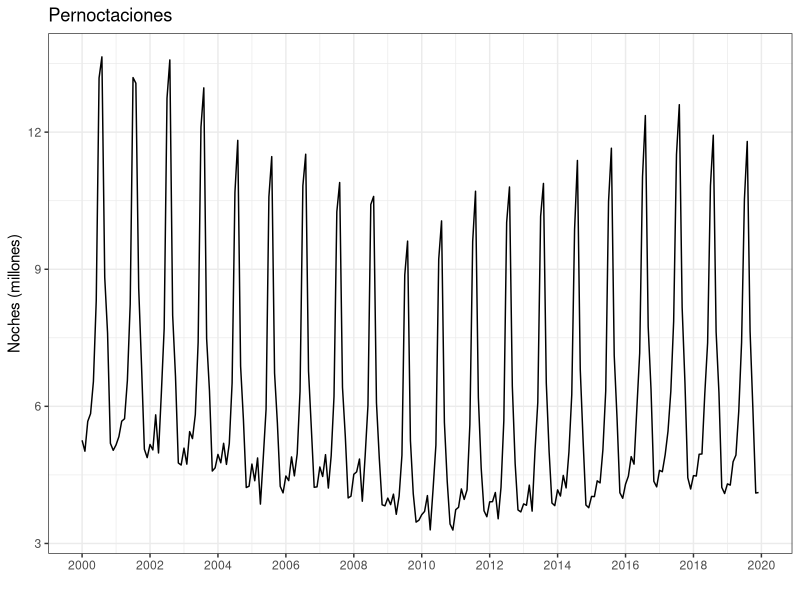
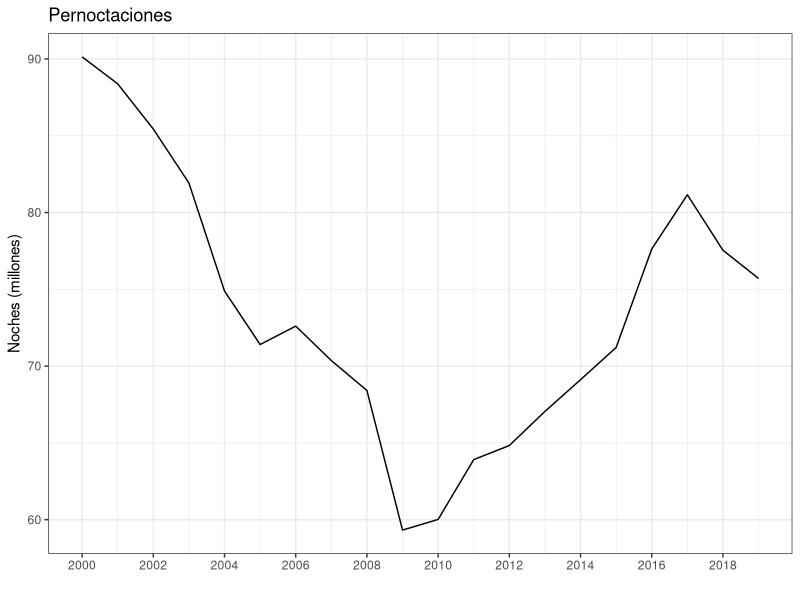
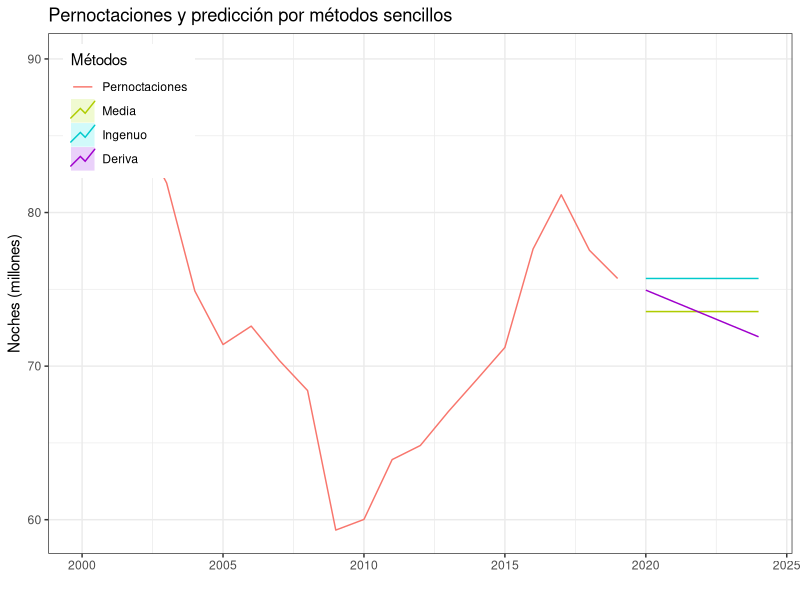
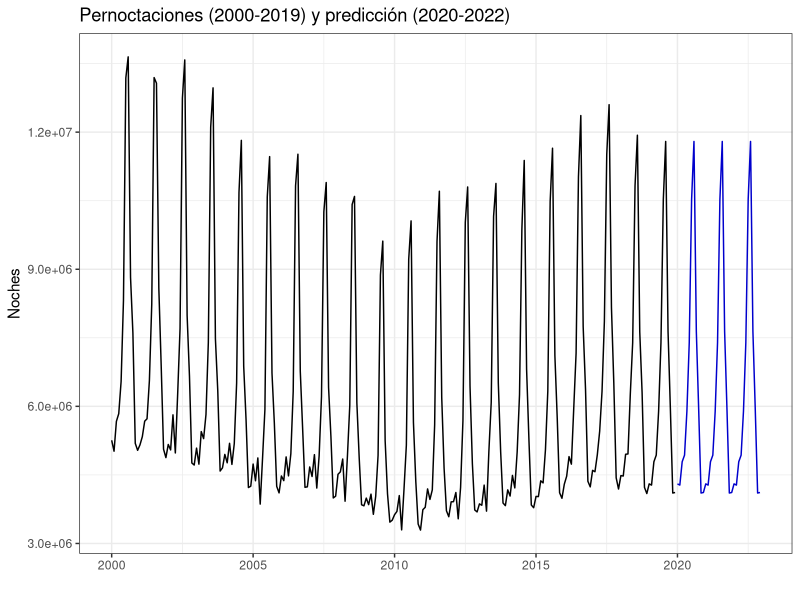
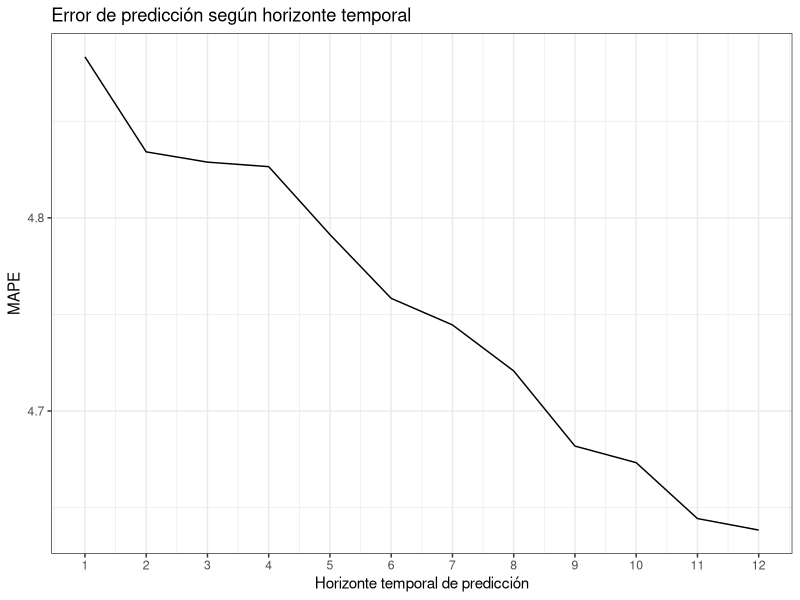

The R script that drew these images, in order:
#----------------------------------------------------------
# CODIGO EJEMPLO 3
#----------------------------------------------------------
#
#
#
#----------------------------------------------------------
# Librerias
library(forecast)
library(ggplot2); theme_set(theme_bw())
#----------------------------------------------------------
#
#
#
#----------------------------------------------------------
# Importamos Pernoctaciones
#----------------------------------------------------------
# 
Pernoctaciones <- read.csv2("./series/Pernoctaciones.csv", 
                            header = TRUE)

Pernoctaciones <- ts(Pernoctaciones[,2], 
                     start = 2000, 
                     freq = 12)

autoplot(Pernoctaciones/1000000,
         xlab = "",
         ylab = "Noches (millones)",
         main = "Pernoctaciones") +
  scale_x_continuous(breaks= seq(2000, 2020, 2)) 
#----------------------------------------------------------
#
#
#
#----------------------------------------------------------
# Metodo ingenuo para la serie anual
#----------------------------------------------------------
PernoctacionesAnual = aggregate(Pernoctaciones/1000000, 
                                FUN = sum)

autoplot(PernoctacionesAnual,
         xlab = "",
         ylab = "Noches (millones)",
         main = "Pernoctaciones") +
  scale_x_continuous(breaks= seq(2000, 2020, 2)) 

# Ajustes
mediaPernoctaciones <- meanf(PernoctacionesAnual, h = 5)
naivePernoctaciones <- naive(PernoctacionesAnual, h = 5)
derivaPernoctaciones <- rwf(PernoctacionesAnual,  h = 5, drift = TRUE)

autoplot(PernoctacionesAnual, series = "Pernoctaciones",
         xlab = "",
         ylab = "Noches (millones)",
         main = "Pernoctaciones y predicción por métodos sencillos") +
  autolayer(mediaPernoctaciones, series="Media", PI = FALSE) +
  autolayer(naivePernoctaciones, series="Ingenuo", PI = FALSE) +
  autolayer(derivaPernoctaciones, series="Deriva", PI = FALSE) +
  scale_colour_discrete(limits=c("Pernoctaciones", "Media", "Ingenuo", "Deriva")) +
  guides(colour = guide_legend(title = "Métodos")) + 
  theme(legend.position=c(0.02,0.98), legend.justification=c(0,1))

# Error de ajuste
accuracy(mediaPernoctaciones)
accuracy(naivePernoctaciones)
accuracy(derivaPernoctaciones)

# Error con origen de predicciones movil

k <- 10 
h <- 5  
TT <- length(PernoctacionesAnual)
s <- TT - k - h 

mapeNaiveI <- matrix(NA, s + 1, h)
mapeDeriva <- matrix(NA, s + 1, h)

for (i in 0:s) {
  train.set <- subset(PernoctacionesAnual, start = i + 1, end = i + k)
  test.set <-  subset(PernoctacionesAnual, start = i + k + 1, end = i + k + h)
  
  fcast <- naive(train.set, h = h)
  mapeNaiveI[i + 1,] <- 100*abs(test.set - fcast$mean)/test.set
  
  fcast <- rwf(train.set, h = h,  drift = TRUE)
  mapeDeriva[i + 1,] <- 100*abs(test.set - fcast$mean)/test.set
  
}

mapeNaiveI <- colMeans(mapeNaiveI)
mapeDeriva <- colMeans(mapeDeriva)

mapeNaiveI
mapeDeriva

# Predicciones
naivePernoctaciones
#----------------------------------------------------------
#
#
#
#----------------------------------------------------------
# Metodo ingenuo con estacionalidad
#----------------------------------------------------------
# Ajuste
PernoctacionesPre <- snaive(Pernoctaciones, h = 36, level = 0.95)
PernoctacionesPre

# Error de ajuste
accuracy(PernoctacionesPre)

# Prevision
autoplot(PernoctacionesPre,
         xlab = "",
         ylab = "Noches",
         main = "Pernoctaciones (2000-2019) y predicción (2020-2022)",
         PI = FALSE)

# Error con origen de prediccion movil
k <- 120                 
h <- 12                  
TT <- length(Pernoctaciones)
s <- TT - k - h          

mapeSnaive <- matrix(NA, s + 1, h)
for (i in 0:s) {
  train.set <- subset(Pernoctaciones, start = i + 1, end = i + k)
  test.set <-  subset(Pernoctaciones, start = i + k + 1, end = i + k + h)
  
  fit <- snaive(train.set, h = h)
  mapeSnaive[i + 1,] <- 100*abs(test.set - fit$mean)/test.set
}

mapeSnaive <- colMeans(mapeSnaive)
mapeSnaive

ggplot() +
  geom_line(aes(x = 1:12, y = mapeSnaive)) +
  ggtitle("Error de predicción según horizonte temporal") +
  xlab("Horizonte temporal de predicción") +
  ylab("MAPE") +
  scale_x_continuous(breaks= 1:12)
